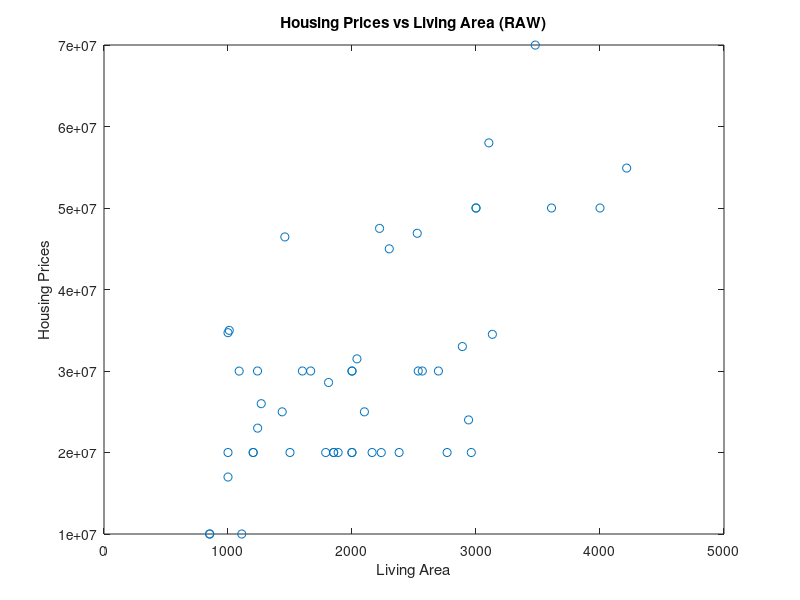
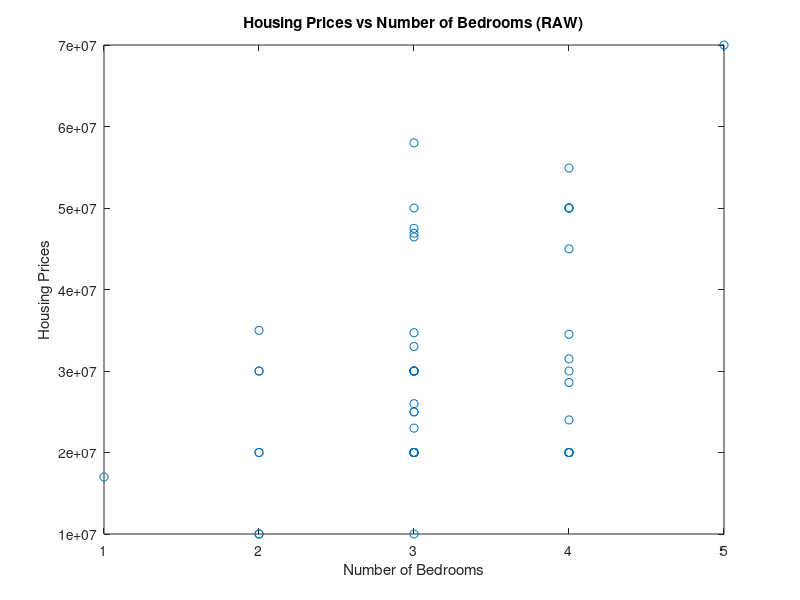
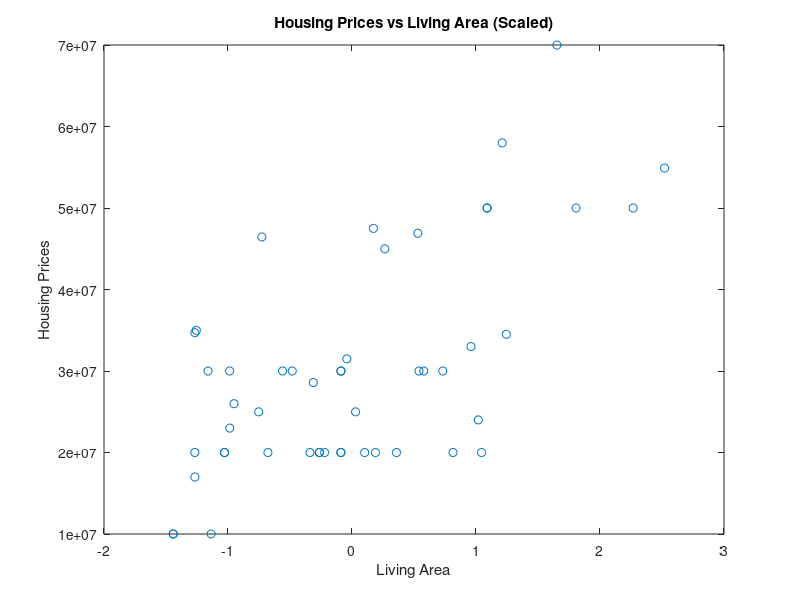
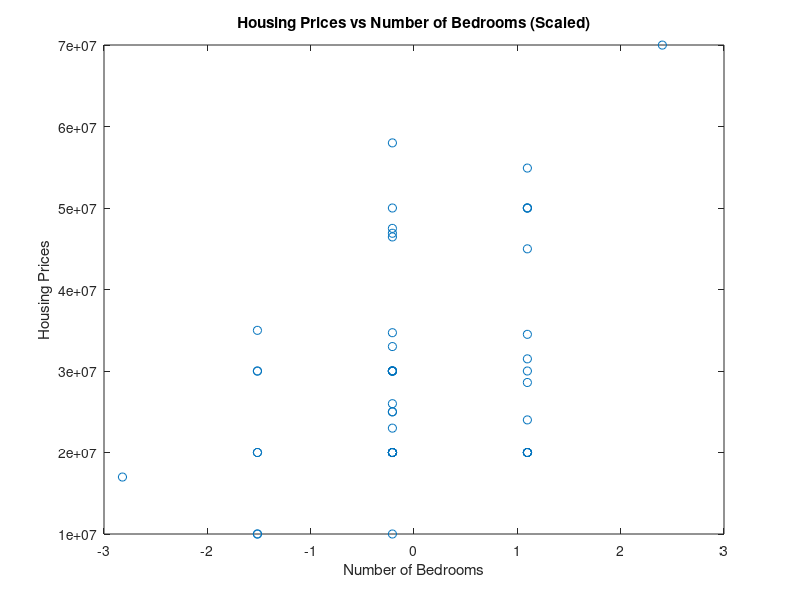

The MATLAB source for these figures, in order:
%LAB02

clear all; close all; clc
x = load('ex2x.dat'); 
y = load('ex2y.dat');

%Procedure 2.0
%1 Raw data
    %x1 data plot
    figure, plot(x(:,1),y,'o');
    xlabel('Living Area');
    ylabel('Housing Prices');
    title('Housing Prices vs Living Area (RAW)');

    %x2 data plot
    figure, plot(x(:,2),y,'o');
    xlabel('Number of Bedrooms');
    ylabel('Housing Prices');
    title('Housing Prices vs Number of Bedrooms (RAW)');

%2 Preprocessed data    
    m = length(x); %m = 47
    x = [ones(m, 1), x]; %x0 = 1 intercept term

    %Scaling
    mu = mean(x);
    sigma = std(x);
    x(:,2) = (x(:,2) - mu(2))./ sigma(2);
    x(:,3) = (x(:,3) - mu(3))./ sigma(3);

    
    figure, plot(x(:,2),y,'o');
    xlabel('Living Area');
    ylabel('Housing Prices');
    title('Housing Prices vs Living Area (Scaled)');

    figure, plot(x(:,3),y,'o');
    xlabel('Number of Bedrooms');
    ylabel('Housing Prices');
    title('Housing Prices vs Number of Bedrooms (Scaled)');

%Procedure 2.1
    
    %Initialization    
    theta = zeros(3,1); 

    %Selecting a learning rate
    J1=zeros(50,1);
    alpha = 0.01;

    for i = 1:50
            J1(i) = (0.5/m) .* (x * theta - y)' * (x * theta - y);
            %Result of gradient update
            theta = theta - alpha .* (1/m) .* x' * ((x * theta) - y);
    end
    figure;
    plot(0:49,J1(1:50),'b-')


    theta = zeros(3,1); 
    J2=zeros(50,1);
    alpha = 0.03;
    for i = 1:50
            J2(i) = (0.5/m) .* (x * theta - y)' * (x * theta - y);
            %Result of gradient update
            theta = theta - alpha .* (1/m) .* x' * ((x * theta) - y);;
    end
    hold on;
    plot(0:49,J2(1:50),'r-')


    theta = zeros(3,1); 
    J3=zeros(50,1);
    alpha = 0.1;
    for i = 1:50
            J3(i) = (0.5/m) .* (x * theta - y)' * (x * theta - y);
            %Result of gradient update
            theta = theta - alpha .* (1/m) .* x' * ((x * theta) - y);;
    end
    hold on;
    plot(0:49,J3(1:50),'k-')


    theta = zeros(3,1); 
    J4=zeros(50,1);
    alpha = 0.3;
    for i = 1:50
            J4(i) = (0.5/m) .* (x * theta - y)' * (x * theta - y);
            %Result of gradient update
            theta = theta - alpha .* (1/m) .* x' * ((x * theta) - y);
    end
    hold on;
    plot(0:49,J4(1:50),'y-')


    theta = zeros(3,1); 
    J5=zeros(50,1);
    alpha = 1.0;
    for i = 1:50
            J5(i) = (0.5/m) .* (x * theta - y)' * (x * theta - y);
            %Result of gradient update
            theta = theta - alpha .* (1/m) .* x' * ((x * theta) - y);;
    end
    hold on;
    plot(0:49,J5(1:50),'c-')
    theta_final = theta


    theta = zeros(3,1); 
    J6=zeros(50,1);
    alpha = 1.3;
    for i = 1:50
            J6(i) = (0.5/m) .* (x * theta - y)' * (x * theta - y);
            %Result of gradient update
            theta = theta - alpha .* (1/m) .* x' * ((x * theta) - y);;
    end

    hold on;
    plot(0:49,J6(1:50),'g-')
    xlabel('Number of iterations')
    ylabel('Cost J')
    legend('0.01','0.03','0.1','0.3','1.0','1.3')

%Procedure 2.2    
%Scaling
    x = load('ex3x.dat'); 
    y = load('ex3y.dat');
    x = [ones(m, 1), x]; %x0 = 1 intercept term
    price_grad_desc = dot(theta_final, [1, (1650 - mu(2))/sigma(2),...
                        (3 - mu(3))/sigma(3)]);
    theta_normal = (x' * x)\x' * y;
    house_price = dot(theta_normal, [1, 1650, 3])
    
%Procedure 2.3
    x = load('ex3x.dat'); 
    y = load('ex3y.dat');
    x = [ones(m, 1), x]; %x0 = 1 intercept term
    theta = zeros(3,1); 
    theta_closedform = ((x'*x)^-1)*(x'*y);
    house_price_closedform = dot(theta_closedform, [1, 1650, 3])
    